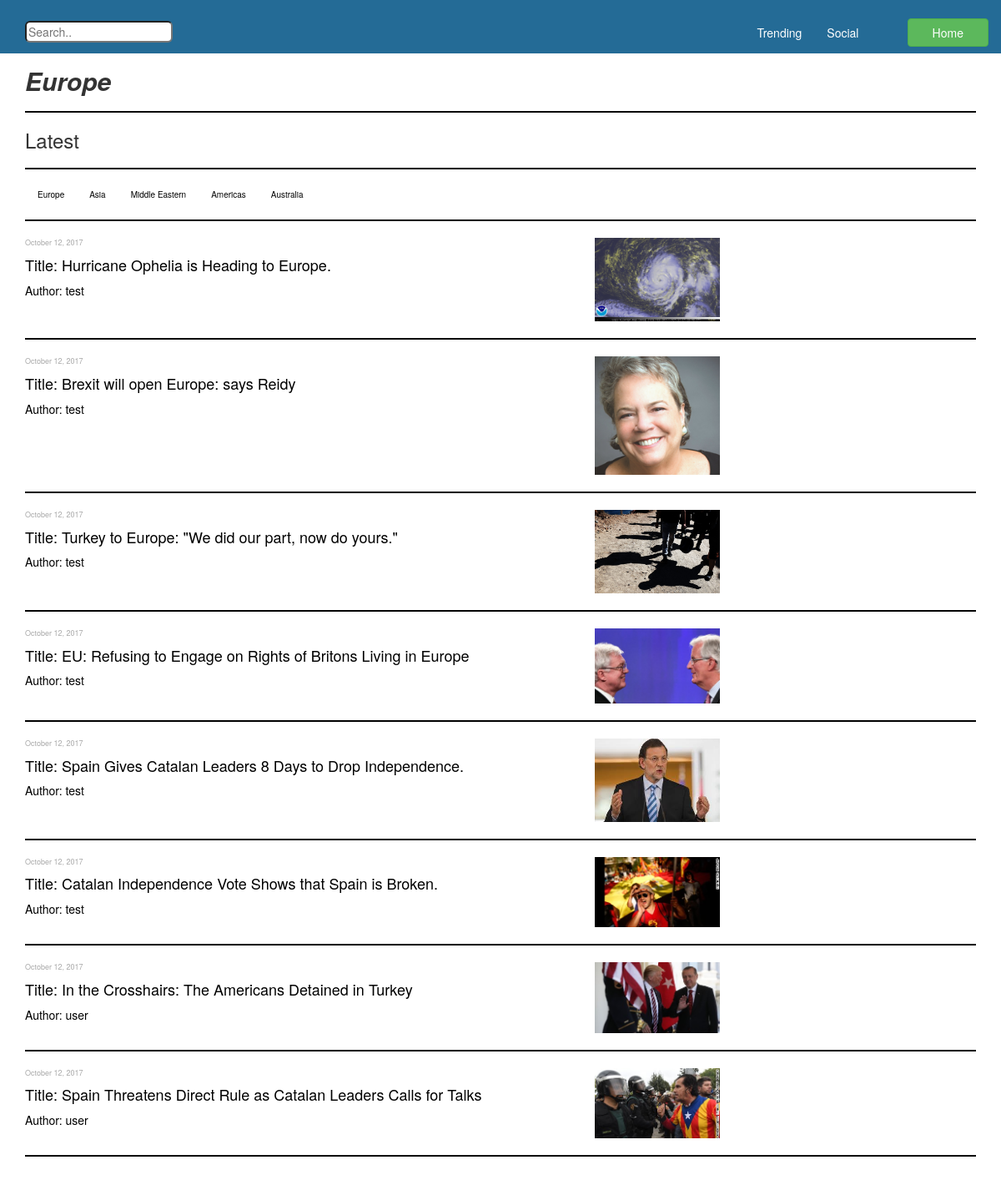
The page /webapp/categories.php?cat=Europe on the database its author committed.
### tables this page shows
CREATE TABLE `articles` (
  `article_id` int(11) NOT NULL,
  `title` longtext NOT NULL,
  `content` longtext NOT NULL,
  `date` date NOT NULL,
  `user_id` int(11) NOT NULL,
  `image` varchar(5000) NOT NULL,
  `topic` enum('Social','America','Asia','Europe','Middle Eastern','Australia') NOT NULL
);

CREATE TABLE `user` (
  `user_id` int(11) NOT NULL,
  `username` varchar(1000) NOT NULL,
  `email` varchar(1000) NOT NULL,
  `password` varchar(100) NOT NULL
);

### webapp/categories.php (the view, shortened to what this page needs)
<?php
    require("sql_connect.php");
    $topic = $_GET['cat'];
    $sql = "SELECT *
            FROM articles AS a
            INNER JOIN user AS u
            ON a.user_id = u.user_id
            WHERE topic = '{$_GET['cat']}'
            ORDER BY article_id DESC";
    $ret = mysqli_query($db, $sql);
?>
<html>
<head>
<link rel = "stylesheet" href = "bootstrap/css/bootstrap.css">
<link rel = "stylesheet" type = "text/css" href="style.css">
</head>
<body>
<nav class = "nav navbar-default-top2">
		<div class="container-fluid">
            <form action = "home.php" method = "POST">
                        <div class="col-md-3" style = "margin-top: 25px;">
                             <input type="text" name="search" placeholder="Search.." style = "border-radius: 6px;">
                        </div>
                    </form>
                     <div class = "col-md-offset-9">
                        <ul class = "nav navbar-nav">
                            <li><a href= "Trending.php">Trending</a></li>
                            <li><a href= "social.php">Social</a></li>
                        </ul>
                </div>
            <div class="col-md-offset-11">
                <a href = "home.php"><button type="button" class="btn btn-success" style="margin-top: 8px;">Home</button> </a>
            </div>
		</div>
</nav>
    <div class = "container" id = 'mainContainer'>
        <?php
                echo"
                    <div class = 'mainHeader'>
                        <h2 style = 'margin-top: 30px;'>$topic</h2>
                        <hr style='border: solid black 1px;'>
                        <h3>Latest</h3>
                        <hr style='border: solid black 0.5px;'>
                    </div>
                    <div class = 'subTitles'>
                        <ul class = 'nav navbar-nav' id  = 'subTitlesNav'>
                            <li><a href= 'categories.php?cat=Europe'>Europe</a></li>
                            <li><a href= 'categories.php?cat=Asia'>Asia</a></li>
                            <li><a href= 'categories.php?cat=Middle Eastern'>Middle Eastern</a></li>
                            <li><a href= 'categories.php?cat=America'>Americas</a></li>
                            <li><a href= 'categories.php?cat=Australia'>Australia</a></li>
                        </ul>
                        <br>
                         <hr style = 'border: solid black 0.5px;'>
                    </div>
        ";
            while($row = mysqli_fetch_assoc($ret)){
                $temp = strtotime($row['date']);
				$saveDate = date("F j, Y", $temp);
                echo"
                    <div class = 'row'>
                        <div class = 'col-md-7'>
                            <p style = 'font-size: 9px; color: darkgray'>{$saveDate}
                            </p>
                            <a href = 'article.php?artID={$row['article_id']}'><h4>Title: {$row['title']}</h4></a>
                            <p>Author: {$row['username']} </p>
                        </div>
                        <div class = 'col-md-3'>
                           <a href = 'article.php?artID={$row['article_id']}'><img src='{$row['image']}' style = 'width:150px;'></a>
                        </div>
                    </div>
                    <hr style = 'border: solid black 0.5px;'>";
            }
        ?>
    </div>
</body>
</html>

### webapp/style.css (style rules this page uses)
p { color: black; }
.navbar-default-top2 { background-color: #246b96; position: fixed; top: 0; width: 100%; z-index: 100; }
.navbar-nav > li >a { color: white; transition-duration: 0.4s; }
.btn { width: 100%; }
#subTitlesNav>li>a { color:black; }
#mainContainer { margin-top: 50px; }

### webapp/categories.php (style rules this page uses)
#mainContainer { margin-bottom: 50px; padding-bottom: 20px; }
.mainHeader>h2 { font-style: italic; font-weight: bold; }
#subTitlesNav > li> a { font-size: 10px; padding-top: 0px; margin: 0px; }
a> h4 { color: black; }

### rows shown on the page
articles: date "October 12, 2017", title "Hurricane Ophelia is Heading to Europe.", user.username "test", image (picture)
articles: date "October 12, 2017", title "Brexit will open Europe: says Reidy", user.username "test", image (picture)
articles: date "October 12, 2017", title "Turkey to Europe: \"We did our part, now do yours.\"", user.username "test", image (picture)
articles: date "October 12, 2017", title "EU: Refusing to Engage on Rights of Britons Living in Europe", user.username "test", image (picture)
articles: date "October 12, 2017", title "Spain Gives Catalan Leaders 8 Days to Drop Independence.", user.username "test", image (picture)
articles: date "October 12, 2017", title "Catalan Independence Vote Shows that Spain is Broken.", user.username "test", image (picture)
articles: date "October 12, 2017", title "In the Crosshairs: The Americans Detained in Turkey", user.username "user", image (picture)
articles: date "October 12, 2017", title "Spain Threatens Direct Rule as Catalan Leaders Calls for Talks", user.username "user", image (picture)

### other values the page prints
$topic "Europe"
